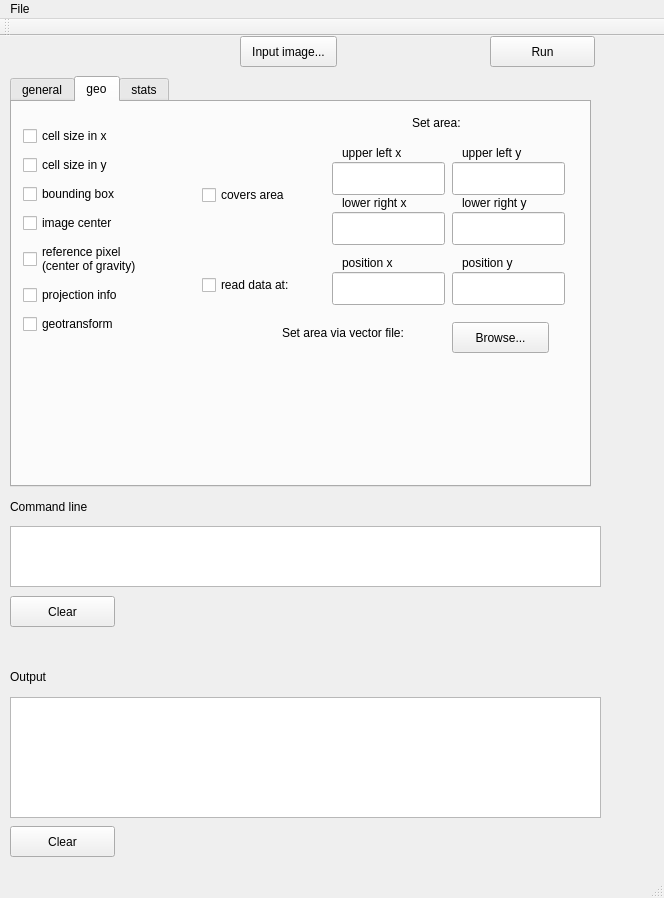
<?xml version="1.0" encoding="UTF-8"?>
<ui version="4.0">
 <class>MainWindow</class>
 <widget class="QMainWindow" name="MainWindow">
  <property name="geometry">
   <rect>
    <x>0</x>
    <y>0</y>
    <width>664</width>
    <height>898</height>
   </rect>
  </property>
  <property name="windowTitle">
   <string>pkinfo</string>
  </property>
  <widget class="QWidget" name="centralWidget">
   <widget class="QPushButton" name="pushButton_clearOutput">
    <property name="geometry">
     <rect>
      <x>10</x>
      <y>790</y>
      <width>105</width>
      <height>31</height>
     </rect>
    </property>
    <property name="text">
     <string>Clear</string>
    </property>
   </widget>
   <widget class="QPushButton" name="button_input">
    <property name="geometry">
     <rect>
      <x>240</x>
      <y>0</y>
      <width>97</width>
      <height>31</height>
     </rect>
    </property>
    <property name="text">
     <string>Input image...</string>
    </property>
   </widget>
   <widget class="QPushButton" name="pushButton_Run">
    <property name="geometry">
     <rect>
      <x>490</x>
      <y>0</y>
      <width>105</width>
      <height>31</height>
     </rect>
    </property>
    <property name="text">
     <string>Run</string>
    </property>
   </widget>
   <widget class="QPlainTextEdit" name="outputEdit">
    <property name="geometry">
     <rect>
      <x>10</x>
      <y>661</y>
      <width>591</width>
      <height>121</height>
     </rect>
    </property>
   </widget>
   <widget class="QLabel" name="label_3">
    <property name="geometry">
     <rect>
      <x>10</x>
      <y>630</y>
      <width>66</width>
      <height>21</height>
     </rect>
    </property>
    <property name="text">
     <string>Output</string>
    </property>
   </widget>
   <widget class="QLabel" name="label_4">
    <property name="geometry">
     <rect>
      <x>10</x>
      <y>460</y>
      <width>101</width>
      <height>21</height>
     </rect>
    </property>
    <property name="text">
     <string>Command line</string>
    </property>
   </widget>
   <widget class="QTabWidget" name="tabWidget">
    <property name="geometry">
     <rect>
      <x>10</x>
      <y>40</y>
      <width>581</width>
      <height>411</height>
     </rect>
    </property>
    <property name="currentIndex">
     <number>1</number>
    </property>
    <widget class="QWidget" name="datasetinfo">
     <attribute name="title">
      <string>general</string>
     </attribute>
     <widget class="QWidget" name="layoutWidget">
      <property name="geometry">
       <rect>
        <x>9</x>
        <y>10</y>
        <width>207</width>
        <height>220</height>
       </rect>
      </property>
      <layout class="QVBoxLayout" name="verticalLayout">
       <item>
        <widget class="QCheckBox" name="nband">
         <property name="text">
          <string>number of  bands</string>
         </property>
        </widget>
       </item>
       <item>
        <widget class="QCheckBox" name="ns">
         <property name="text">
          <string>number of  samples</string>
         </property>
        </widget>
       </item>
       <item>
        <widget class="QCheckBox" name="nl">
         <property name="text">
          <string>number of  lines</string>
         </property>
        </widget>
       </item>
       <item>
        <widget class="QCheckBox" name="interleave">
         <property name="text">
          <string>band encoding (interleave)</string>
         </property>
        </widget>
       </item>
       <item>
        <widget class="QCheckBox" name="otype">
         <property name="text">
          <string>data type</string>
         </property>
        </widget>
       </item>
       <item>
        <widget class="QCheckBox" name="description">
         <property name="text">
          <string>image description</string>
         </property>
        </widget>
       </item>
      </layout>
     </widget>
    </widget>
    <widget class="QWidget" name="tab">
     <attribute name="title">
      <string>geo</string>
     </attribute>
     <widget class="QCheckBox" name="cover">
      <property name="geometry">
       <rect>
        <x>190</x>
        <y>80</y>
        <width>111</width>
        <height>26</height>
       </rect>
      </property>
      <property name="text">
       <string>covers area</string>
      </property>
     </widget>
     <widget class="QLineEdit" name="ulx">
      <property name="geometry">
       <rect>
        <x>320</x>
        <y>60</y>
        <width>113</width>
        <height>33</height>
       </rect>
      </property>
     </widget>
     <widget class="QLabel" name="label_5">
      <property name="geometry">
       <rect>
        <x>330</x>
        <y>40</y>
        <width>91</width>
        <height>21</height>
       </rect>
      </property>
      <property name="text">
       <string>upper left x</string>
      </property>
     </widget>
     <widget class="QLabel" name="label_6">
      <property name="geometry">
       <rect>
        <x>450</x>
        <y>40</y>
        <width>91</width>
        <height>21</height>
       </rect>
      </property>
      <property name="text">
       <string>upper left y</string>
      </property>
     </widget>
     <widget class="QLineEdit" name="uly">
      <property name="geometry">
       <rect>
        <x>440</x>
        <y>60</y>
        <width>113</width>
        <height>33</height>
       </rect>
      </property>
     </widget>
     <widget class="QLabel" name="label_7">
      <property name="geometry">
       <rect>
        <x>330</x>
        <y>90</y>
        <width>91</width>
        <height>21</height>
       </rect>
      </property>
      <property name="text">
       <string>lower right x</string>
      </property>
     </widget>
     <widget class="QLabel" name="label_8">
      <property name="geometry">
       <rect>
        <x>450</x>
        <y>90</y>
        <width>91</width>
        <height>21</height>
       </rect>
      </property>
      <property name="text">
       <string>lower right y</string>
      </property>
     </widget>
     <widget class="QLineEdit" name="lry">
      <property name="geometry">
       <rect>
        <x>440</x>
        <y>110</y>
        <width>113</width>
        <height>33</height>
       </rect>
      </property>
     </widget>
     <widget class="QLineEdit" name="lrx">
      <property name="geometry">
       <rect>
        <x>320</x>
        <y>110</y>
        <width>113</width>
        <height>33</height>
       </rect>
      </property>
     </widget>
     <widget class="QLineEdit" name="xpos">
      <property name="geometry">
       <rect>
        <x>320</x>
        <y>170</y>
        <width>113</width>
        <height>33</height>
       </rect>
      </property>
     </widget>
     <widget class="QLabel" name="label_9">
      <property name="geometry">
       <rect>
        <x>330</x>
        <y>150</y>
        <width>91</width>
        <height>21</height>
       </rect>
      </property>
      <property name="text">
       <string>position x</string>
      </property>
     </widget>
     <widget class="QLineEdit" name="ypos">
      <property name="geometry">
       <rect>
        <x>440</x>
        <y>170</y>
        <width>113</width>
        <height>33</height>
       </rect>
      </property>
     </widget>
     <widget class="QLabel" name="label_10">
      <property name="geometry">
       <rect>
        <x>450</x>
        <y>150</y>
        <width>91</width>
        <height>21</height>
       </rect>
      </property>
      <property name="text">
       <string>position y</string>
      </property>
     </widget>
     <widget class="QCheckBox" name="read">
      <property name="geometry">
       <rect>
        <x>190</x>
        <y>170</y>
        <width>121</width>
        <height>26</height>
       </rect>
      </property>
      <property name="toolTip">
       <string>&lt;html&gt;&lt;head/&gt;&lt;body&gt;&lt;p&gt;position in image coordinates (col, row), unless geotransform is selected&lt;/p&gt;&lt;/body&gt;&lt;/html&gt;</string>
      </property>
      <property name="text">
       <string>read data at:</string>
      </property>
     </widget>
     <widget class="QLabel" name="label_15">
      <property name="geometry">
       <rect>
        <x>400</x>
        <y>10</y>
        <width>66</width>
        <height>21</height>
       </rect>
      </property>
      <property name="text">
       <string>Set area:</string>
      </property>
     </widget>
     <widget class="QPushButton" name="pushButton_extent">
      <property name="geometry">
       <rect>
        <x>440</x>
        <y>220</y>
        <width>97</width>
        <height>31</height>
       </rect>
      </property>
      <property name="text">
       <string>Browse...</string>
      </property>
     </widget>
     <widget class="QLabel" name="label_16">
      <property name="geometry">
       <rect>
        <x>270</x>
        <y>220</y>
        <width>161</width>
        <height>21</height>
       </rect>
      </property>
      <property name="text">
       <string>Set area via vector file:</string>
      </property>
     </widget>
     <widget class="QWidget" name="layoutWidget">
      <property name="geometry">
       <rect>
        <x>0</x>
        <y>10</y>
        <width>152</width>
        <height>240</height>
       </rect>
      </property>
      <layout class="QVBoxLayout" name="verticalLayout_2">
       <item>
        <widget class="QCheckBox" name="dx">
         <property name="text">
          <string>cell size in x</string>
         </property>
        </widget>
       </item>
       <item>
        <widget class="QCheckBox" name="dy">
         <property name="text">
          <string>cell size in y</string>
         </property>
        </widget>
       </item>
       <item>
        <widget class="QCheckBox" name="bbox">
         <property name="text">
          <string>bounding box</string>
         </property>
        </widget>
       </item>
       <item>
        <widget class="QCheckBox" name="centre">
         <property name="text">
          <string>image center</string>
         </property>
        </widget>
       </item>
       <item>
        <widget class="QCheckBox" name="ref">
         <property name="text">
          <string>reference pixel  
(center of gravity)</string>
         </property>
        </widget>
       </item>
       <item>
        <widget class="QCheckBox" name="a_srs">
         <property name="text">
          <string>projection info</string>
         </property>
        </widget>
       </item>
       <item>
        <widget class="QCheckBox" name="geo">
         <property name="text">
          <string>geotransform</string>
         </property>
        </widget>
       </item>
      </layout>
     </widget>
     <zorder>layoutWidget</zorder>
     <zorder>cover</zorder>
     <zorder>ulx</zorder>
     <zorder>label_5</zorder>
     <zorder>label_6</zorder>
     <zorder>uly</zorder>
     <zorder>label_7</zorder>
     <zorder>label_8</zorder>
     <zorder>lry</zorder>
     <zorder>lrx</zorder>
     <zorder>xpos</zorder>
     <zorder>label_9</zorder>
     <zorder>ypos</zorder>
     <zorder>label_10</zorder>
     <zorder>read</zorder>
     <zorder>label_15</zorder>
     <zorder>pushButton_extent</zorder>
     <zorder>label_16</zorder>
    </widget>
    <widget class="QWidget" name="tab_3">
     <attribute name="title">
      <string>stats</string>
     </attribute>
     <widget class="QCheckBox" name="minmax">
      <property name="geometry">
       <rect>
        <x>10</x>
        <y>120</y>
        <width>171</width>
        <height>26</height>
       </rect>
      </property>
      <property name="text">
       <string>minimum and maximum</string>
      </property>
     </widget>
     <widget class="QCheckBox" name="min">
      <property name="geometry">
       <rect>
        <x>10</x>
        <y>150</y>
        <width>91</width>
        <height>26</height>
       </rect>
      </property>
      <property name="text">
       <string>minimum </string>
      </property>
     </widget>
     <widget class="QCheckBox" name="max">
      <property name="geometry">
       <rect>
        <x>10</x>
        <y>180</y>
        <width>91</width>
        <height>26</height>
       </rect>
      </property>
      <property name="text">
       <string>maximum</string>
      </property>
     </widget>
     <widget class="QLabel" name="band_label">
      <property name="geometry">
       <rect>
        <x>10</x>
        <y>20</y>
        <width>91</width>
        <height>21</height>
       </rect>
      </property>
      <property name="text">
       <string>input band(s)</string>
      </property>
     </widget>
     <widget class="QLineEdit" name="nbin">
      <property name="geometry">
       <rect>
        <x>340</x>
        <y>210</y>
        <width>41</width>
        <height>33</height>
       </rect>
      </property>
      <property name="text">
       <string/>
      </property>
     </widget>
     <widget class="QCheckBox" name="stats">
      <property name="geometry">
       <rect>
        <x>10</x>
        <y>60</y>
        <width>141</width>
        <height>26</height>
       </rect>
      </property>
      <property name="text">
       <string>basic statistics</string>
      </property>
     </widget>
     <widget class="QLabel" name="label_13">
      <property name="geometry">
       <rect>
        <x>260</x>
        <y>60</y>
        <width>111</width>
        <height>21</height>
       </rect>
      </property>
      <property name="text">
       <string>source minimum</string>
      </property>
     </widget>
     <widget class="QLineEdit" name="src_min">
      <property name="geometry">
       <rect>
        <x>370</x>
        <y>50</y>
        <width>41</width>
        <height>33</height>
       </rect>
      </property>
      <property name="text">
       <string/>
      </property>
     </widget>
     <widget class="QLineEdit" name="src_max">
      <property name="geometry">
       <rect>
        <x>370</x>
        <y>100</y>
        <width>41</width>
        <height>33</height>
       </rect>
      </property>
      <property name="text">
       <string/>
      </property>
     </widget>
     <widget class="QLabel" name="label_14">
      <property name="geometry">
       <rect>
        <x>260</x>
        <y>100</y>
        <width>111</width>
        <height>21</height>
       </rect>
      </property>
      <property name="text">
       <string>source maximum</string>
      </property>
     </widget>
     <widget class="QWidget" name="layoutWidget">
      <property name="geometry">
       <rect>
        <x>10</x>
        <y>210</y>
        <width>327</width>
        <height>28</height>
       </rect>
      </property>
      <layout class="QHBoxLayout" name="horizontalLayout_2">
       <item>
        <widget class="QCheckBox" name="hist">
         <property name="text">
          <string>histogram</string>
         </property>
        </widget>
       </item>
       <item>
        <widget class="QCheckBox" name="rel">
         <property name="text">
          <string>relative (in %)</string>
         </property>
        </widget>
       </item>
       <item>
        <widget class="QLabel" name="label_nbin">
         <property name="text">
          <string>number of bins</string>
         </property>
        </widget>
       </item>
      </layout>
     </widget>
     <widget class="QLabel" name="label_17">
      <property name="geometry">
       <rect>
        <x>260</x>
        <y>150</y>
        <width>111</width>
        <height>21</height>
       </rect>
      </property>
      <property name="text">
       <string>nodata value</string>
      </property>
     </widget>
     <widget class="QLineEdit" name="nodata">
      <property name="geometry">
       <rect>
        <x>370</x>
        <y>150</y>
        <width>41</width>
        <height>33</height>
       </rect>
      </property>
      <property name="text">
       <string/>
      </property>
     </widget>
     <widget class="QComboBox" name="band">
      <property name="geometry">
       <rect>
        <x>120</x>
        <y>20</y>
        <width>83</width>
        <height>29</height>
       </rect>
      </property>
     </widget>
    </widget>
   </widget>
   <widget class="QPlainTextEdit" name="commandLineEdit">
    <property name="geometry">
     <rect>
      <x>10</x>
      <y>490</y>
      <width>591</width>
      <height>61</height>
     </rect>
    </property>
    <property name="plainText">
     <string/>
    </property>
   </widget>
   <widget class="QPushButton" name="pushButton_clearCommandLine">
    <property name="geometry">
     <rect>
      <x>10</x>
      <y>560</y>
      <width>105</width>
      <height>31</height>
     </rect>
    </property>
    <property name="text">
     <string>Clear</string>
    </property>
   </widget>
  </widget>
  <widget class="QMenuBar" name="menuBar">
   <property name="geometry">
    <rect>
     <x>0</x>
     <y>0</y>
     <width>664</width>
     <height>27</height>
    </rect>
   </property>
   <widget class="QMenu" name="menuFile">
    <property name="title">
     <string>File</string>
    </property>
    <addaction name="menu_input"/>
    <addaction name="actionQuit"/>
   </widget>
   <addaction name="menuFile"/>
  </widget>
  <widget class="QToolBar" name="mainToolBar">
   <attribute name="toolBarArea">
    <enum>TopToolBarArea</enum>
   </attribute>
   <attribute name="toolBarBreak">
    <bool>false</bool>
   </attribute>
  </widget>
  <widget class="QStatusBar" name="statusBar"/>
  <action name="menu_input">
   <property name="text">
    <string>Input image</string>
   </property>
  </action>
  <action name="actionQuit">
   <property name="text">
    <string>Quit</string>
   </property>
  </action>
 </widget>
 <layoutdefault spacing="6" margin="11"/>
 <resources/>
 <connections/>
</ui>
